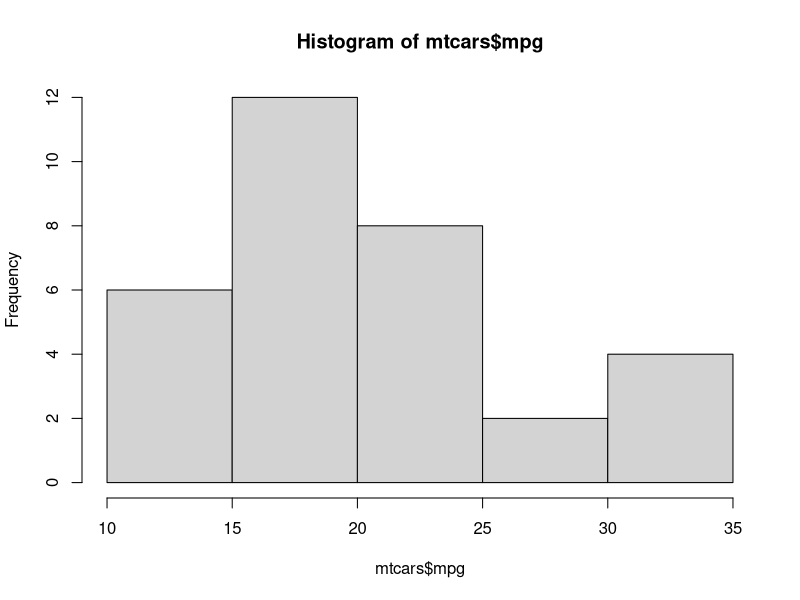
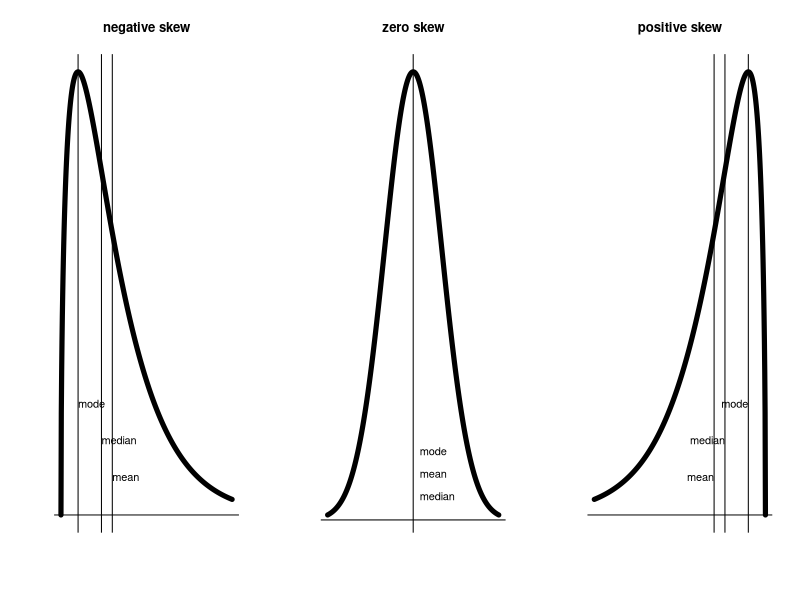
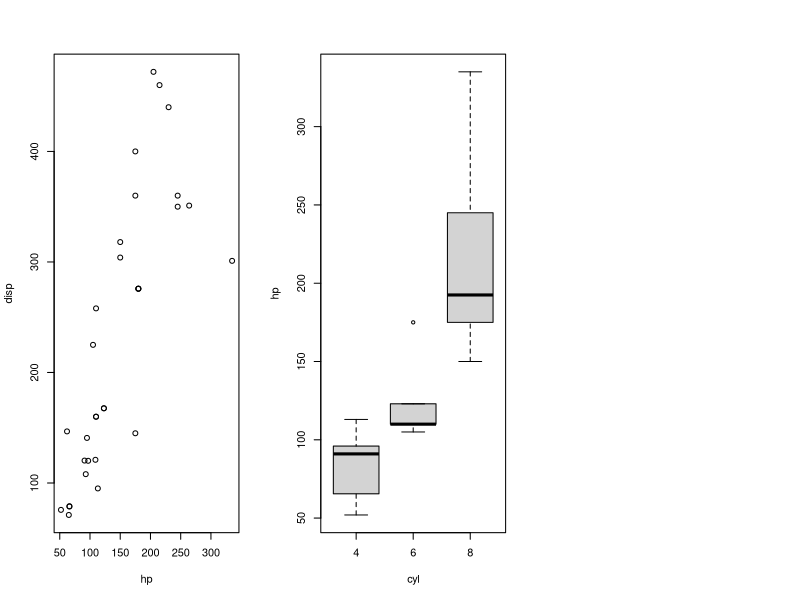

These figures' R source, in order:
## ---- chunk 1
2+2
17*33
6/19
## ---- chunk 2
x <- 19
x
## ---- chunk 3
y <- x+5
y 
## ---- chunk 4
v <- c(2,5,4,3,4,3,2,3,2,3)
mean(v)
## ---- chunk 5
data(mtcars)
mtcars
## ---- chunk 6
mtcars$mpg
## ---- chunk 7
mean(mtcars$mpg)
## ---- chunk 8
median(mtcars$mpg)
## ---- chunk 9
mtcars$cyl
## ---- chunk 10
table(mtcars$cyl)
## ---- chunk 11
x <- mtcars$mpg
min(x)
max(x)
## ---- chunk 12
sd(x)
## ---- chunk 13
summary(x)
## ---- chunk 14
hist(mtcars$mpg)
## ---- chunk 15
stem(mtcars$mpg)
## ---- chunk 16
par(mfrow=c(1,3))
jj <- qchisq(0.5,df=3)
x <- seq(from=0,to=10,len=500)
plot(x,dchisq(x,df=3),lwd=5,type='l',axes=F,xlab='',ylab='',main='negative skew')
abline(h=0, v=c(1,jj,3))
text(1,0.06,'mode',pos=4,offset=0)
text(jj,0.04,'median',pos=4,offset=0)
text(3,0.02,'mean',pos=4,offset=0)
xx <- seq(from=-3,to=3,len=500)
plot(xx,dnorm(xx),lwd=5,type='l',axes=FALSE,xlab='',ylab='',main='zero skew')
abline(h=0,v=0)
text(0,0.06,'mode',pos=4)
text(0,0.04,'mean',pos=4)
text(0,0.02,'median',pos=4)
plot(x,dchisq(10-x,df=3),lwd=5,type='l',axes=FALSE,xlab='',ylab='',main='positive skew')
abline(h=0, v=10-c(1,jj,3))
text(9,0.06    ,'mode'   ,pos=2,offset=0)
text(10-jj,0.04,'median' ,pos=2,offset=0)
text(7,0.02    ,'mean'   ,pos=2,offset=0)
## ---- chunk 17
plot(disp~hp,data=mtcars)
## ---- chunk 18
boxplot(hp~cyl,data=mtcars)
